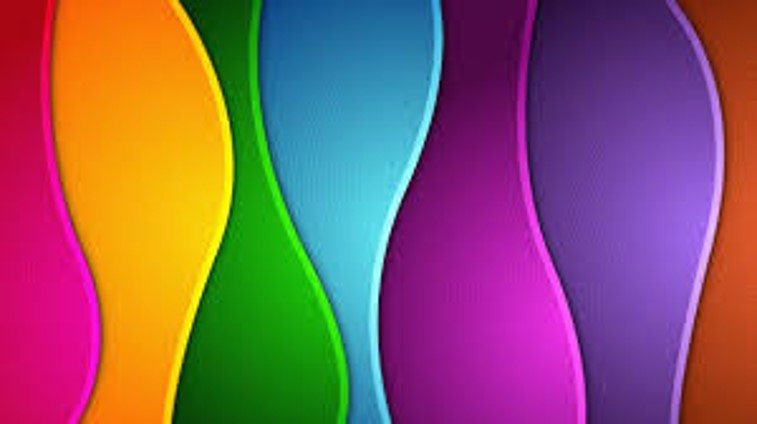
#> input picture atividades-modulo02-aluno/img/cores.jpg, 757 x 424 px
$ jupyter execute atividade2.ipynb   (shell and % lines are left out)
#> lines starting #> are read from the running program, lines starting #| are printed output that depends on the picture; after the words box and inside, x2 and y2 are one past the last pixel; in counts of white or black regions, pixels touching at a corner belong together
# Operações Morfológicas

Muitas vezes o resultado de uma segmentação por mascaramento não sai exatamente como queríamos.

Para imagens coloridas, o mais comum é trabalhar no espaço de cores **HSV - Hue, Saturation, Value**, onde o canal H (matiz) indica o valor da cor dentro dos círculos de cores básicas. No OpenCV, o canal Hue é representado através da metade do ângulo em graus no círculo de cores. Assim os valores variam de 0 a 180, o que cabe numa representação de 8 bits.

**Exemplo:** vamos detectar apenas a cor violeta na imagem `cores.jpg`. Vamos assumir que a cor violeta encontra-se na faixa de 260º a 280º no círculo de cores

[cell 1]
import cv2
from matplotlib import pyplot as plt
import numpy as np
import time as t
import sys
import math
print ("OpenCV Version : %s " % cv2.__version__)

from ipywidgets import widgets

[cell 2]
imgcor = cv2.imread("img/cores.jpg", cv2.IMREAD_COLOR)
#> imgcor is the input picture: shape (424, 757, 3); mean B, G, R 98.6, 89.1, 135.2
plt.imshow(imgcor[:,:,::-1])
plt.show()
# Faz a conversão para o espaço HSV
img_hsv = cv2.cvtColor(imgcor, cv2.COLOR_BGR2HSV)
#> img_hsv: shape (424, 757, 3); mean H, S, V 97.4, 207.9, 176.9
# Segmenta apenas a cor violeta
menor = (260//2, 50, 50)
maior = (280//2, 255, 255)
mask_violeta = cv2.inRange(img_hsv, menor, maior)
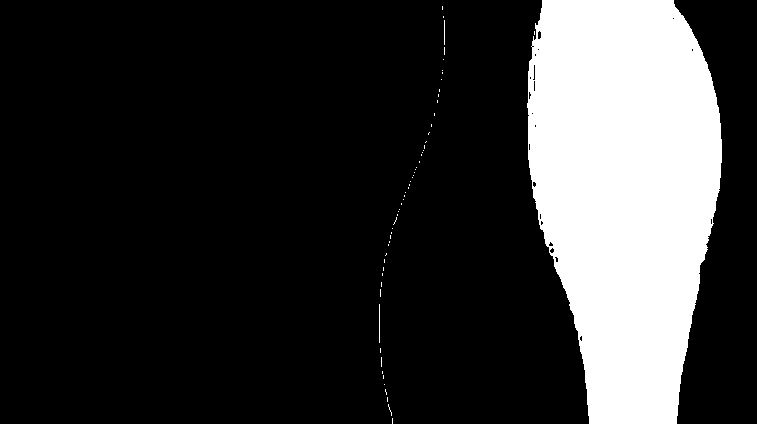
#> mask_violeta: shape (424, 757); 20% white; 59 white regions (56 under 20 px), largest, box (x1, y1, x2, y2) and area: (527, 0, 722, 424) 64060, (379, 304, 380, 343) 39, (444, 20, 445, 45) 25
plt.imshow(mask_violeta, cmap='gray')
plt.show()

### Pratique:
Carregar a imagem `pingpong.jpg` e crie uma máscara indicando os pixels pertencentes à bolinha de pingue-pongue

[cell 3]
img = cv2.imread("img/pingpong.jpg", cv2.IMREAD_COLOR)
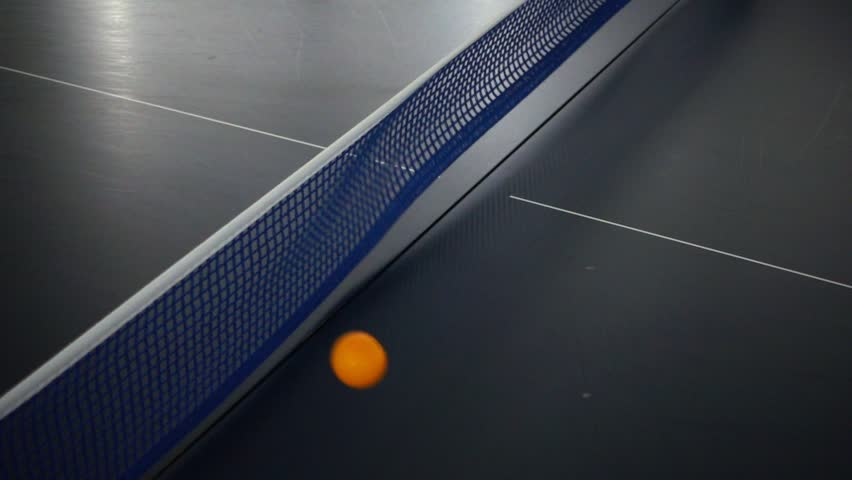
#> input picture atividades-modulo02-aluno/img/pingpong.jpg, 852 x 480 px
#> img is the input picture: shape (480, 852, 3); mean B, G, R 69.9, 62.9, 59.1
# continuar...

# Operações morfológicas

Podemos reparar dos exemplos anteriores que muitas vezes as máscaras obtidas aparecem com *buracos* e/ou *ilhas*, de forma que:
- **Buracos** são pequenos segmentos de pixels pretos dentro de regiões de pixels brancos
- **Ilhas** são pequenos segmentos de pixels brancos dentro de regiões de pixels pretos.

Em geral, buracos e ilhas são regiões onde houve falha na segmentação da imagem. Para tratar imagfens com esses problemas,
a área de processamento de imagens usa um conjunto de técnicas conhecidas como *Morfologia Matemática*. Elas surgiram no problema de análise da estrutira de cristais, mas obtiveram muito sucesso na área de processamento de imagens.

As operações de morfologia matemática se baseima na ideia de um elemento estruturante, que podemos pensar em uma pequena janela quadrada, com as dimensões de poucos pixels, que vasculham a imagem realizando uma de duas operações básicas:

1. **Erosão:**  ao encontrar um pixel preto dentro da janela, todos os pixels que estão dentro dessa janela ficam pretos

https://homepages.inf.ed.ac.uk/rbf/HIPR2/erode.htm (exemplo com elemento estruturante 3x3)

2. Dilatação: ao encontrar um pixel branco dentro da janela, todos os pixels que estão dentro dessa janela ficam brancos

https://homepages.inf.ed.ac.uk/rbf/HIPR2/dilate.htm (exemplo com elemento estruturante 3x3)

A partir dessas duas operações, diversas outras são possíveis. Dessas, operações que encontram bastante utilidade prática em processamento de imagens é a de *abertura* e *fechamento*.

### Abertura
Na operação de abertura são realizadas as operações de erosão e depois de dilatação. A ideia é eliminar pequenas ilhas, que seriam eliminadas na erosão, e depois restaurar as dimensões dos agrupamentos brancos restantes. Vamos ver um exemplo de uso da abertura na máscara em que identificamos os trechos de cor violeta

[cell 4]
plt.imshow(mask_violeta, cmap='gray')
plt.title("Antes da abertura")
plt.show()

[cell 5]
# Cria uma janela 3x3 como elemento estruturante
elemento_estrut = np.ones([3,3])
# realiza a abertura
mask_violeta_abertura = cv2.morphologyEx(mask_violeta, cv2.MORPH_OPEN, elemento_estrut)
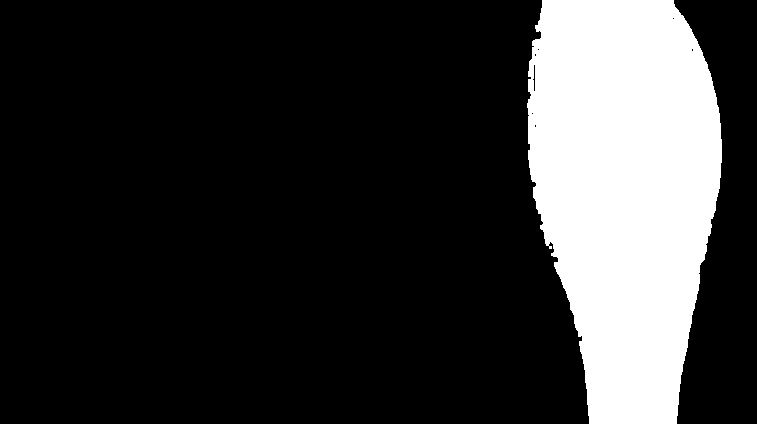
#> mask_violeta_abertura: shape (424, 757); 19.9% white; 1 white region, box (x1, y1, x2, y2) and area: (527, 0, 722, 424) 63941
plt.imshow(mask_violeta_abertura, cmap='gray')
plt.title("Após a abertura")
plt.show()

### Fechamento
Na operação de fechamento são realizadas as operações de dilatação e depois de erosão. A ideia é fechar pequenos buracos, que seriam eliminadas na silatação, e depois restaurar as dimensões dos agrupamentos restantes. Vamos ver um exemplo de uso do fechamento na máscara em que identificamos os trechos de cor violeta

[cell 6]
plt.imshow(mask_violeta, cmap='gray')
plt.title("Antes do fechamento")
plt.show()

[cell 7]
# Cria uma janela 3x3 como elemento estruturante
elemento_estrut = np.ones([3,3])
# realiza a abertura
mask_violeta_fechamento = cv2.morphologyEx(mask_violeta, cv2.MORPH_CLOSE, elemento_estrut)
#> mask_violeta_fechamento: shape (424, 757); 20.1% white; 56 white regions (53 under 20 px), largest, box (x1, y1, x2, y2) and area: (527, 0, 722, 424) 64204, (379, 304, 380, 343) 39, (444, 20, 445, 55) 35
plt.imshow(mask_violeta_fechamento, cmap='gray')
plt.title("Após o fechamento")

### Pratique:
1. Qual seria o resultado da aplicação da abertura seguida do fechamento na máscara usada acima?

[cell 8]
elemento_estrut = np.ones([3,3])

mask_violeta_abertura = cv2.morphologyEx(mask_violeta, cv2.MORPH_OPEN, elemento_estrut)
mask_violeta_abertura_fechamento = cv2.morphologyEx(mask_violeta_abertura, cv2.MORPH_CLOSE, elemento_estrut)
#> mask_violeta_abertura_fechamento: shape (424, 757); 19.9% white; 1 white region, box (x1, y1, x2, y2) and area: (527, 0, 722, 424) 64008
plt.imshow(mask_violeta_abertura_fechamento, cmap='gray')
plt.title("Após a abertura")
plt.show()

2. Carregar a imagem `pingpong.jpg` e desenhar o contorno e o centro de massa da bolinha laranja. Imprima também a sua área na tela.

[cell 9]
def crosshair(img, point, size, color):
    """ Desenha um crosshair centrado no point.
        point deve ser uma tupla (x,y)
        color é uma tupla R,G,B uint8
    """
    x,y = point
    cv2.line(img,(x - size,y),(x + size,y),color,5)
    cv2.line(img,(x,y - size),(x, y + size),color,5)

[cell 10]
ping_pong_color = cv2.imread("img/pingpong.jpg", cv2.IMREAD_COLOR)
plt.imshow(ping_pong_color[:,:,::-1])
plt.show()
# Faz a conversão para o espaço HSV
ping_pong_hsv = cv2.cvtColor(ping_pong_color, cv2.COLOR_BGR2HSV)
#> ping_pong_hsv: shape (480, 852, 3); mean H, S, V 101.2, 57.1, 71.2

[cell 11]
laranja_menor = np.array([0, 50, 50])
laranja_maior = np.array([20, 255, 255])
mask_bola = cv2.inRange(ping_pong_hsv, laranja_menor, laranja_maior)
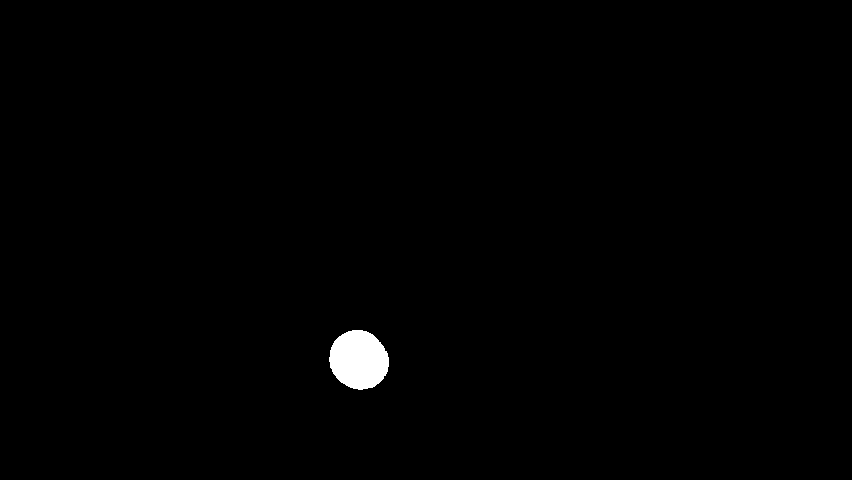
#> mask_bola: shape (480, 852); 0.68% white; 1 white region

plt.imshow(mask_bola, cmap='gray')
plt.show()

[cell 12]
contorno_bola, arvore = cv2.findContours(mask_bola.copy(), cv2.RETR_EXTERNAL, cv2.CHAIN_APPROX_NONE)
#> contorno_bola = 1 contour; box (x1, y1, x2, y2) and area: (329, 330, 389, 390) 2681; arvore = [[-1, -1, -1, -1]]
contorno_bola = contorno_bola[0]
#> contorno_bola = contour of 168 points, box (x1, y1, x2, y2) (329, 330, 389, 390), area 2681
cX = int(contorno_bola[:,:,0].mean())
#> cX = 358
cY = int(contorno_bola[:,:,1].mean())
#> cY = 359

bola_img = ping_pong_color.copy()
cv2.drawContours(bola_img, contorno_bola, -1, [255, 255, 0], 3)
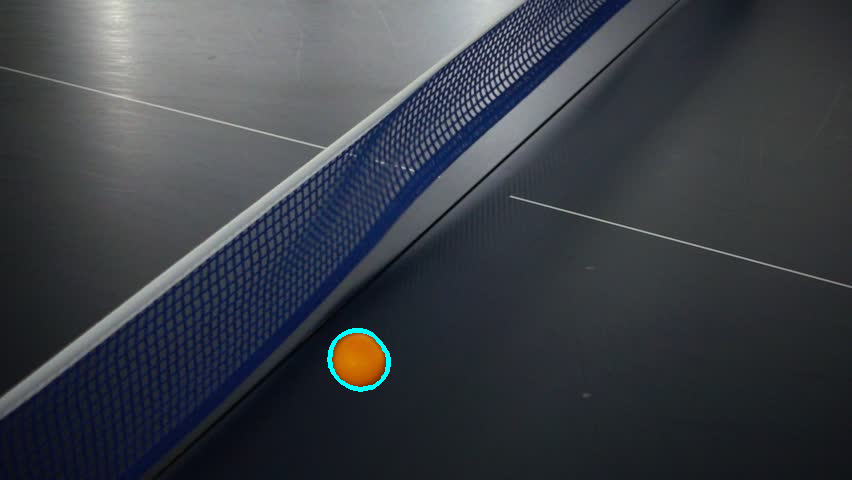
#> bola_img: shape (480, 852, 3); 0.2% of pixels changed, all inside (x1, y1, x2, y2) = (327, 328, 391, 392)

crosshair(bola_img, (cX,cY), 10, (255,255,0))
#> in crosshair, `cv2.line(img,(x,y - size),(x, y + size),color,5)`: img: shape (480, 852, 3); mean B, G, R 70.5, 63.4, 58.8

plt.figure(figsize=(15,10))
plt.imshow(bola_img[:,:,::-1])
plt.show()
